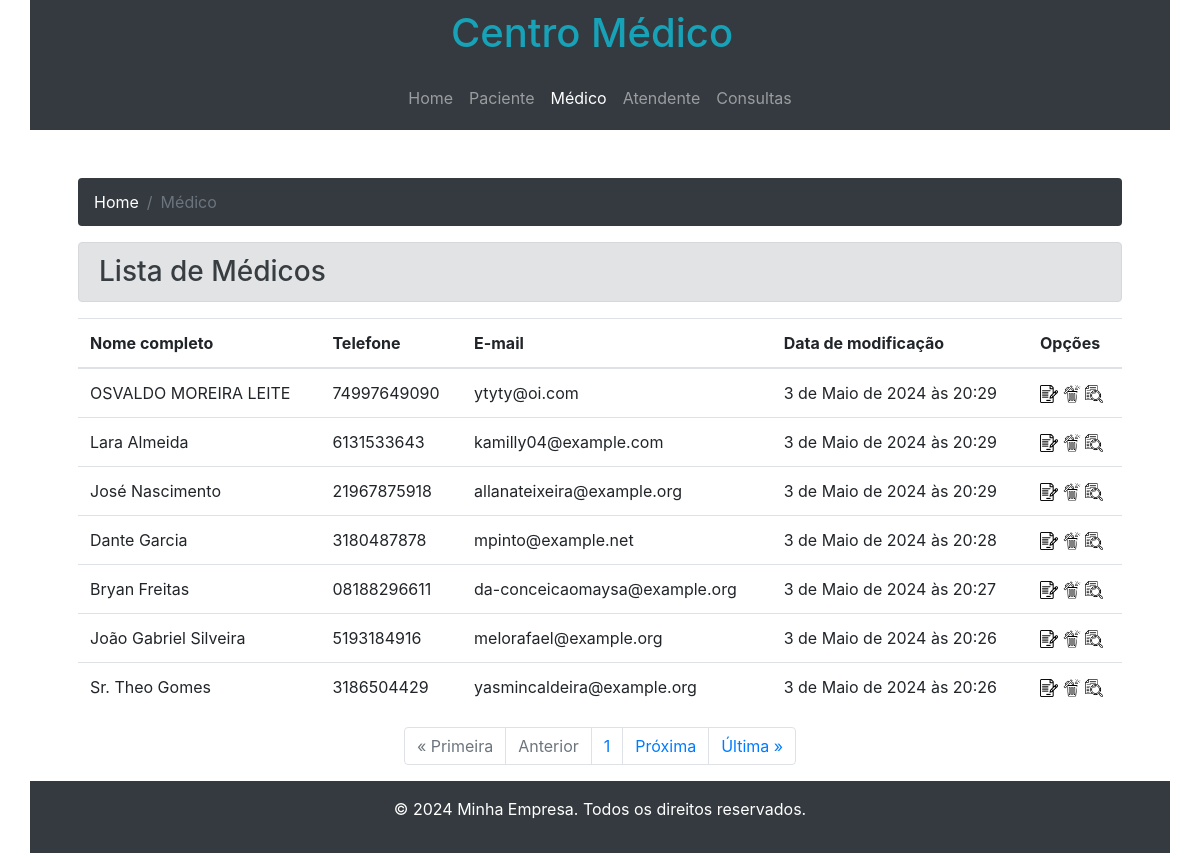
Page /medico on the committed database.
### app/models.py (models this page shows, shortened)
class Medico(models.Model):
    nome_completo = models.CharField(max_length=100)
    endereco = models.CharField(max_length=250)
    cidade = models.CharField(max_length=100)
    uf = models.CharField(max_length=2, help_text='Informe a unidade Federativa', verbose_name='Unidade Federativa')
    cep = models.CharField(max_length=9)
    telefone = models.CharField(max_length=11)
    email = models.EmailField(max_length=100)
    especialidade = models.CharField(max_length=200)
    usuario = models.CharField(max_length=50)
    senha = models.CharField(max_length=50)
    data_cadastro = models.DateTimeField(auto_now_add=True)
    data_modificacao = models.DateTimeField(auto_now=True)

### app/views.py (the view)
# urls.py: path('medico',medico,name='medico'),
def medico(request):
    lista_medicos = Medico.objects.all()
    lista_paginada = Paginator(lista_medicos,7)
    numero_pagina = request.GET.get('p')
    try:
        pagina = lista_paginada.page(numero_pagina)
    except PageNotAnInteger:
        pagina = lista_paginada.page(1)
    except EmptyPage:
        pagina = lista_paginada.page(1)
    dados = {'pagina': 'medico', 'lista_medicos': pagina}
    return render(request, 'medico.html', dados)

### app/templates/medico.html (shortened to what this page needs)
{% extends 'base.html' %}
{% load static %}
{% block conteudo %}
<nav aria-label="breadcrumb">
    <ol class="breadcrumb bg-dark">
        <li class="breadcrumb-item"><a href="{% url 'home' %}" class="text-white">Home</a></li>
        <li class="breadcrumb-item active">Médico</li>
    </ol>
</nav>
<h3 class="alert alert-secondary">Lista de Médicos</h3>
<table class="table">
    <thead>
        <tr>
            <th>Nome completo</th>
            <th>Telefone</th>
            <th>E-mail</th>
            <th>Data de modificação</th>
            <th>Opções</th>
        </tr>
    </thead>
    <tbody>
        {% for objeto in lista_medicos %}
         <tr>
             <td>{{ objeto.nome_completo }}</td>
             <td>{{ objeto.telefone }}</td>
             <td>{{ objeto.email }}</td>
             <td>{{ objeto.data_modificacao }}</td>
             <td>
                <a href="#"><img src="{% static 'img/editar.png' %}" width="18px"></a>
                <a href="#"><img src="{% static 'img/deletar.png' %}" width="18px"></a>
                <a href="{% url 'detalhamento_medico' id=objeto.id %}"><img src="{% static 'img/detalhar.png' %}" width="18px"></a>
             </td>
         </tr>
        {% endfor %}
    </tbody>
</table>
<nav aria-label="Page navigation">
    <ul class="pagination justify-content-center">
        {% if lista_medicos.number == 1 %}
        <li class="page-item disabled">
          <a class="page-link" href="#">&laquo; Primeira</a>
        </li>
        <li class="page-item disabled">
          <a class="page-link" href="#">Anterior</a>
        </li>
        {% endif %}
        <li class="page-item disable">
          <a class="page-link" href="">{{lista_medicos.number}}</a>
        </li>
        {% if lista_medicos.paginator.num_pages == lista_medicos.number %}
        <li class="page-item disabled">
          <a class="page-link" href="#">Próxima</a>
        </li>
        <li class="page-item disabled">
          <a class="page-link" href="#">Última &raquo;</a>
        </li>
        {% else %}
        <li class="page-item">
          <a class="page-link" href="{% url 'medico' %}?p={{lista_medicos.next_page_number}}">Próxima</a>
        </li>
        <li class="page-item">
          <a class="page-link" href="{% url 'medico' %}?p={{lista_medicos.paginator.num_pages}}">Última &raquo;</a>
        </li>
        {% endif %}
    </ul>
  </nav><br />
{% endblock %}

### rows in the picture
Medico: nome_completo "OSVALDO MOREIRA LEITE", telefone "74997649090", email "ytyty@oi.com", data_modificacao "3 de Maio de 2024 às 20:29"
Medico: nome_completo "Lara Almeida", telefone "6131533643", email "kamilly04@example.com", data_modificacao "3 de Maio de 2024 às 20:29"
Medico: nome_completo "José Nascimento", telefone "21967875918", email "allanateixeira@example.org", data_modificacao "3 de Maio de 2024 às 20:29"
Medico: nome_completo "Dante Garcia", telefone "3180487878", email "mpinto@example.net", data_modificacao "3 de Maio de 2024 às 20:28"
Medico: nome_completo "Bryan Freitas", telefone "08188296611", email "da-conceicaomaysa@example.org", data_modificacao "3 de Maio de 2024 às 20:27"
Medico: nome_completo "João Gabriel Silveira", telefone "5193184916", email "melorafael@example.org", data_modificacao "3 de Maio de 2024 às 20:26"
Medico: nome_completo "Sr. Theo Gomes", telefone "3186504429", email "yasmincaldeira@example.org", data_modificacao "3 de Maio de 2024 às 20:26"

### other values in the picture
{{ lista_medicos.number }} "1"
